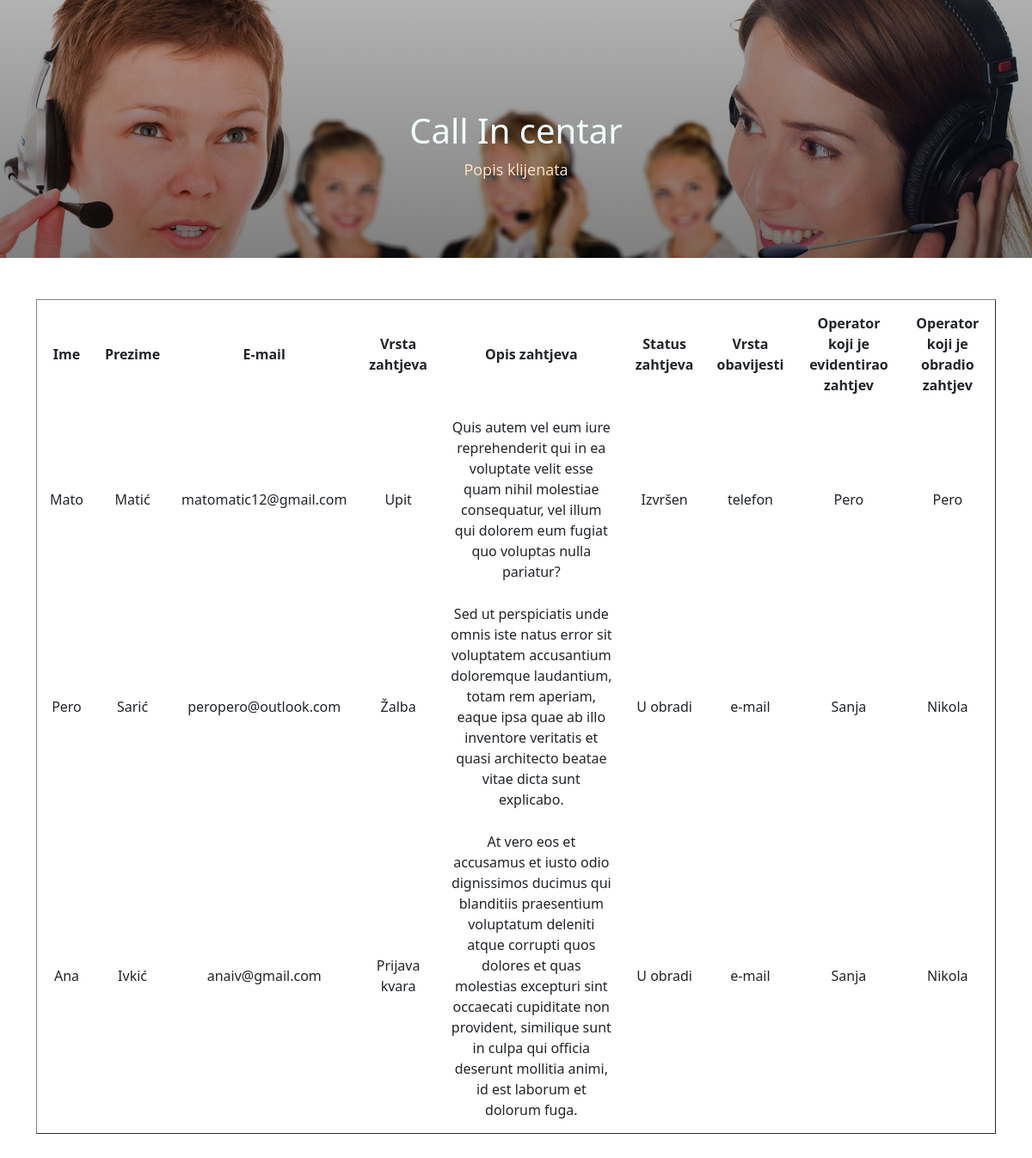
The page /prototip/popis.php on the database its author committed.
### tables this page shows
CREATE TABLE IF NOT EXISTS `evidencija` (
  `id` int(11) NOT NULL AUTO_INCREMENT,
  `ime` varchar(255) NOT NULL,
  `prezime` varchar(255) NOT NULL,
  `email` varchar(255) NOT NULL,
  `vrsta_zahtjeva` varchar(255) NOT NULL,
  `opis_zahtjeva` text NOT NULL,
  `status_zahtjeva` varchar(255) NOT NULL,
  `obavijest` varchar(255) NOT NULL,
  `operater_ev` varchar(255) NOT NULL,
  `operater_ob` varchar(255) NOT NULL,
  PRIMARY KEY (`id`)
);

### prototip/php/ispis.php (the view)
<?php
include "connection.php";
$sql="SELECT * FROM evidencija;";
$result=mysqli_query($conn, $sql);
if(mysqli_num_rows($result)>0){
    while($row=mysqli_fetch_assoc($result)){
        echo '
        <tr>
            <td>'.$row['ime'].'</td>
            <td>'.$row['prezime'].'</td>
            <td>'.$row['email'].'</td>
            <td>'.$row['vrsta_zahtjeva'].'</td>
            <td>'.$row['opis_zahtjeva'].'</td>
            <td>'.$row['status_zahtjeva'].'</td>
            <td>'.$row['obavijest'].'</td>
            <td>'.$row['operater_ev'].'</td>
            <td>'.$row['operater_ob'].'</td>
        </tr>';
    }
}
?>

### prototip/popis.php (shortened to what this page needs)
<!DOCTYPE html>
<html lang="en">
<head>
    <link href="css/bootstrap.css" rel="stylesheet">
    <link href="css/style.css" rel="stylesheet">
</head>
<header id="header" class="header">
    <div class="header-content d-md-block col-lg-12">
        <div class="container">
            <div class="row">
                <div class="col-lg-12">
                    <div class="text-container">
                        <h1>Call In centar</h1>
                        <p class="p-heading p-large">Popis klijenata</p>
                    </div>
                </div>
            </div>
        </div>
    </div>
</header>
<body>
    <div class="container">
        <div class="forma1 col-lg-12">
            <table border="1" cellpadding="10px" cellspacing="5px" style="border-collapse: separate;">
                <tr>
                    <th>Ime</th>
                    <th>Prezime</th>
                    <th>E-mail</th>
                    <th>Vrsta zahtjeva</th>
                    <th>Opis zahtjeva</th>
                    <th>Status zahtjeva</th>
                    <th>Vrsta obavijesti</th>
                    <th>Operator koji je evidentirao zahtjev</th>
                    <th>Operator koji je obradio zahtjev</th>
                </tr>
                <?php include "php/ispis.php"?>
            </table>
        </div>
    </div>
</body>
</html>

### prototip/css/style.css (style rules this page uses)
.header { background: linear-gradient(rgba(0, 0, 0, 0.3), rgba(0, 0, 0, 0.5)), url("../imgs/headerimg.jpg") center center no-repeat; background-size: cover; }
.header .header-content { padding-top: 8rem; padding-bottom: 2.125rem; text-align: center; justify-content: center; display: flex; margin: auto; }
.header .text-container { margin-bottom: 3rem; }
.header h1 { color:azure; }
.header p { color:bisque; }
.p-heading { margin-bottom: 3.5rem; text-align: center; }
.p-large { font: 400 1.125rem/1.625rem "Open Sans", sans-serif; }
.forma1 { padding-top: 3rem; padding-bottom: 3rem; text-align: center; }
table, table td { border: "1"; }

### rows shown on the page
evidencija: ime "Mato", prezime "Matić", email "matomatic12@gmail.com", vrsta_zahtjeva "Upit", opis_zahtjeva "Quis autem vel eum iure reprehenderit qui in ea voluptate velit esse quam nihil molestiae consequatur, vel illum qui dolorem eum fugiat quo voluptas nulla pariatur?", status_zahtjeva "Izvršen", obavijest "telefon", operater_ev "Pero", operater_ob "Pero"
evidencija: ime "Pero", prezime "Sarić", email "peropero@outlook.com", vrsta_zahtjeva "Žalba", opis_zahtjeva "Sed ut perspiciatis unde omnis iste natus error sit voluptatem accusantium doloremque laudantium, totam rem aperiam, eaque ipsa quae ab illo inventore veritatis et quasi architecto beatae vitae dicta sunt explicabo.", status_zahtjeva "U obradi", obavijest "e-mail", operater_ev "Sanja", operater_ob "Nikola"
evidencija: ime "Ana", prezime "Ivkić", email "anaiv@gmail.com", vrsta_zahtjeva "Prijava kvara", opis_zahtjeva "At vero eos et accusamus et iusto odio dignissimos ducimus qui blanditiis praesentium voluptatum deleniti atque corrupti quos dolores et quas molestias excepturi sint occaecati cupiditate non provident, similique sunt in culpa qui officia deserunt mollitia animi, id est laborum et dolorum fuga.", status_zahtjeva "U obradi", obavijest "e-mail", operater_ev "Sanja", operater_ob "Nikola"
